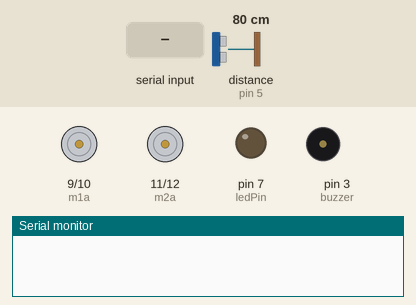
Recording of a sketch running on a simulated Arduino Uno, built with avr-gcc and run on an emulated ATmega328P. On the bench: motor-driver pin pairs drawn as motors (green arrow = first pin HIGH = forward, orange = second pin HIGH = backward, longer = more drive), output pins drawn as LEDs (lit = HIGH), buzzer (waves = sounding, pin HIGH), the last lines printed to the serial monitor. Wiring (inferred from the names in the program): ultrasonic range finder: trigger pin 6; echo pin 5. The test bench sets the inputs (shaded band); at power-on: distance to the obstacle (sensor on pin 5) 80 cm. The echo pulse lasts 58.3 µs per cm; pins used as bus, display or sensor lines are not drawn.

Above: at 1.2 s.
1.3 s: "F" received over Serial
At 1.8 s:
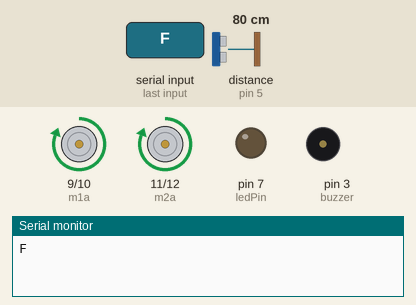
2.8 s: distance to the obstacle (sensor on pin 5) set to 18 cm
4.3 s: distance to the obstacle (sensor on pin 5) set to 15 cm
At 5.2 s:
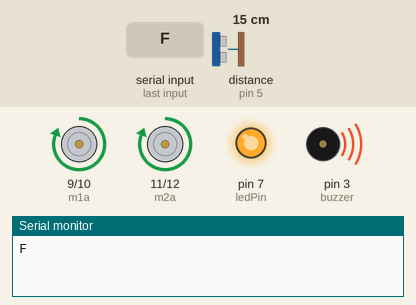
5.8 s: "B" received over Serial
At 6.3 s:
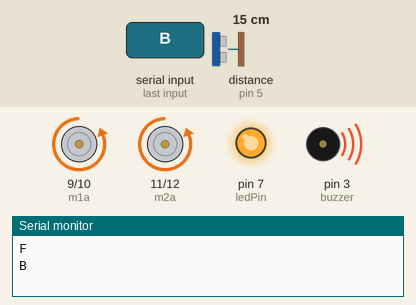
7.3 s: "L" received over Serial
At 8.5 s:
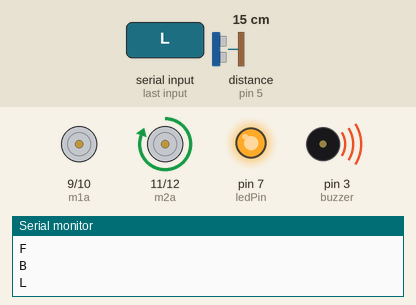
8.8 s: "R" received over Serial
At 9.8 s:
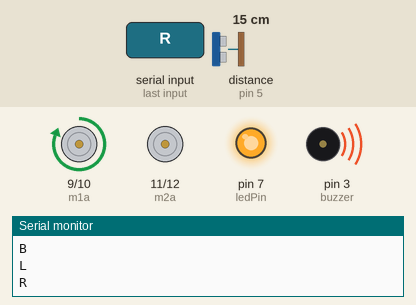
Timing chart, 0 to 11.3 s (numbered marks = the images above; inputs shaded):
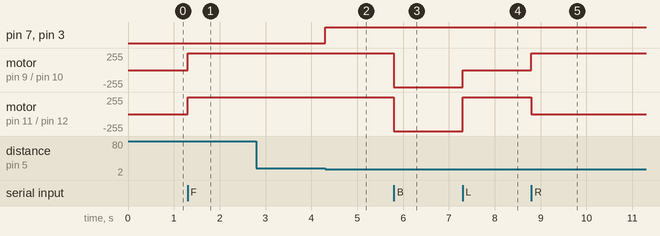

The sketch:

RC__Distance_alarm.ino
```cpp
// Starting of Program
int m1a = 9;
int m1b = 10;
int m2a = 11;
int m2b = 12;
char val;

const int trigPin = 6;
const int echoPin = 5;
const int buzzer = 3;
const int ledPin = 7;
// defines variables
long duration;
int distance;
int safetyDistance;


void setup()
{
pinMode(m1a, OUTPUT);  // Digital pin 10 set as output Pin
pinMode(m1b, OUTPUT);  // Digital pin 11 set as output Pin
pinMode(m2a, OUTPUT);  // Digital pin 12 set as output Pin
pinMode(m2b, OUTPUT);  // Digital pin 13 set as output Pin
Serial.begin(9600);

pinMode(trigPin, OUTPUT); // Sets the trigPin as an Output
pinMode(echoPin, INPUT); // Sets the echoPin as an Input
pinMode(buzzer, OUTPUT);
pinMode(ledPin, OUTPUT);
Serial.begin(9600); // Starts the serial communication


}

void loop()
{
  while (Serial.available() > 0)
  {
  val = Serial.read();
  Serial.println(val);
  }

  if( val == 'F') // Forward
    {
      digitalWrite(m1a, HIGH);
      digitalWrite(m1b, LOW);
      digitalWrite(m2a, HIGH);
      digitalWrite(m2b, LOW);
    }
  else if(val == 'B') // Backward
    {
      digitalWrite(m1a, LOW);
      digitalWrite(m1b, HIGH);
      digitalWrite(m2a, LOW);
      digitalWrite(m2b, HIGH);
    }

    else if(val == 'L') //Left
    {
    digitalWrite(m1a, LOW);
    digitalWrite(m1b, LOW);
    digitalWrite(m2a, HIGH);
    digitalWrite(m2b, LOW);
    }
    else if(val == 'R') //Right
    {
    digitalWrite(m1a, HIGH);
    digitalWrite(m1b, LOW);
    digitalWrite(m2a, LOW);
    digitalWrite(m2b, LOW);
    }

  else if(val == 'S') //Stop
    {
    digitalWrite(m1a, LOW);
    digitalWrite(m1b, LOW);
    digitalWrite(m2a, LOW);
    digitalWrite(m2b, LOW);
    }
  else if(val == 'I') //Forward Right
    {
    digitalWrite(m1a, HIGH);
    digitalWrite(m1b, LOW);
    digitalWrite(m2a, LOW);
    digitalWrite(m2b, LOW);
    }
  else if(val == 'J') //Backward Right
    {
    digitalWrite(m1a, LOW);
    digitalWrite(m1b, HIGH);
    digitalWrite(m2a, LOW);
    digitalWrite(m2b, LOW);
    }
   else if(val == 'G') //Forward Left
    {
    digitalWrite(m1a, LOW);
    digitalWrite(m1b, LOW);
    digitalWrite(m2a, HIGH);     digitalWrite(m2b, LOW);
    }
  else if(val == 'H') //Backward Left
    {
    digitalWrite(m1a, LOW);
    digitalWrite(m1b, LOW);
    digitalWrite(m2a, LOW);
    digitalWrite(m2b, HIGH);
    }


// Clears the trigPin
digitalWrite(trigPin, LOW);
delayMicroseconds(2);

// Sets the trigPin on HIGH state for 10 micro seconds
digitalWrite(trigPin, HIGH);
delayMicroseconds(10);
digitalWrite(trigPin, LOW);

// Reads the echoPin, returns the sound wave travel time in microseconds
duration = pulseIn(echoPin, HIGH);

// Calculating the distance
distance= duration*0.034/2;

safetyDistance = distance;
if (safetyDistance <= 15){ //Enter the Distance
  digitalWrite(buzzer, HIGH);
  digitalWrite(ledPin, HIGH);
}
else{


  digitalWrite(buzzer, LOW);
  digitalWrite(ledPin, LOW);
}


    }
```

Measured:
- the behaviour switches between 17 and 16 cm on distance to the obstacle (sensor on pin 5) (found by bisection; images 1 and 2)
- after the input at 1.3 s, motor on pin 9 (m1a) / pin 10 (m1b), motor on pin 11 (m2a) / pin 12 (m2b): stopped → forward 255/255 at once
- after the input at 2.8 s, every drawn part: stays the same
- after the input at 4.3 s, pin 7 (ledPin), pin 3 (buzzer): LOW → HIGH at once
- after the input at 5.8 s, motor on pin 9 (m1a) / pin 10 (m1b), motor on pin 11 (m2a) / pin 12 (m2b): forward 255/255 → backward 255/255 at once
- after the input at 7.3 s, motor on pin 9 (m1a) / pin 10 (m1b): backward 255/255 → stopped at once; motor on pin 11 (m2a) / pin 12 (m2b): backward 255/255 → forward 255/255 at once
- after the input at 8.8 s, motor on pin 9 (m1a) / pin 10 (m1b): stopped → forward 255/255 at once; motor on pin 11 (m2a) / pin 12 (m2b): forward 255/255 → stopped at once
